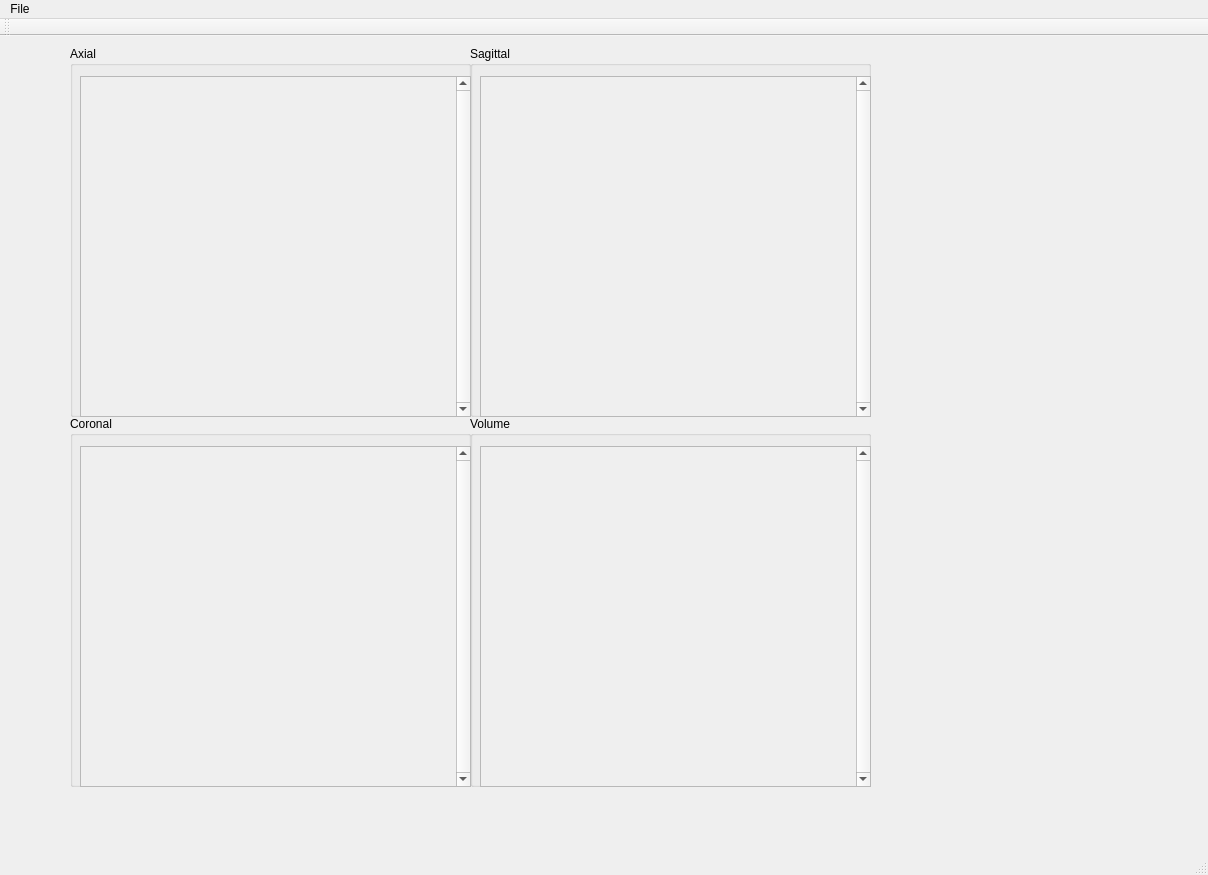
<?xml version="1.0" encoding="UTF-8"?>
<ui version="4.0">
 <class>QtGuiApplication2Class</class>
 <widget class="QMainWindow" name="QtGuiApplication2Class">
  <property name="geometry">
   <rect>
    <x>0</x>
    <y>0</y>
    <width>1208</width>
    <height>875</height>
   </rect>
  </property>
  <property name="windowTitle">
   <string>QtGuiApplication2</string>
  </property>
  <widget class="QWidget" name="centralWidget">
   <widget class="QGroupBox" name="grp_box_axial">
    <property name="geometry">
     <rect>
      <x>70</x>
      <y>10</y>
      <width>401</width>
      <height>371</height>
     </rect>
    </property>
    <property name="title">
     <string>Axial</string>
    </property>
    <widget class="QScrollArea" name="scroll_axial">
     <property name="geometry">
      <rect>
       <x>10</x>
       <y>30</y>
       <width>391</width>
       <height>341</height>
      </rect>
     </property>
     <property name="acceptDrops">
      <bool>false</bool>
     </property>
     <property name="verticalScrollBarPolicy">
      <enum>Qt::ScrollBarAlwaysOn</enum>
     </property>
     <property name="widgetResizable">
      <bool>true</bool>
     </property>
     <widget class="QWidget" name="scrollAreaWidgetContents">
      <property name="geometry">
       <rect>
        <x>0</x>
        <y>0</y>
        <width>372</width>
        <height>339</height>
       </rect>
      </property>
      <widget class="QVTKWidget" name="widget_axial">
       <property name="geometry">
        <rect>
         <x>0</x>
         <y>0</y>
         <width>371</width>
         <height>341</height>
        </rect>
       </property>
      </widget>
     </widget>
    </widget>
   </widget>
   <widget class="QGroupBox" name="grp_box_sagittal">
    <property name="geometry">
     <rect>
      <x>470</x>
      <y>10</y>
      <width>401</width>
      <height>371</height>
     </rect>
    </property>
    <property name="title">
     <string>Sagittal</string>
    </property>
    <widget class="QScrollArea" name="scroll_sagittal">
     <property name="geometry">
      <rect>
       <x>10</x>
       <y>30</y>
       <width>391</width>
       <height>341</height>
      </rect>
     </property>
     <property name="acceptDrops">
      <bool>false</bool>
     </property>
     <property name="verticalScrollBarPolicy">
      <enum>Qt::ScrollBarAlwaysOn</enum>
     </property>
     <property name="widgetResizable">
      <bool>true</bool>
     </property>
     <widget class="QWidget" name="scrollAreaWidgetContents_5">
      <property name="geometry">
       <rect>
        <x>0</x>
        <y>0</y>
        <width>372</width>
        <height>339</height>
       </rect>
      </property>
      <widget class="QVTKWidget" name="widget_sagital">
       <property name="geometry">
        <rect>
         <x>0</x>
         <y>0</y>
         <width>371</width>
         <height>341</height>
        </rect>
       </property>
      </widget>
     </widget>
    </widget>
   </widget>
   <widget class="QGroupBox" name="grp_box_coronal">
    <property name="geometry">
     <rect>
      <x>70</x>
      <y>380</y>
      <width>401</width>
      <height>371</height>
     </rect>
    </property>
    <property name="title">
     <string>Coronal</string>
    </property>
    <widget class="QScrollArea" name="scroll_coronal">
     <property name="geometry">
      <rect>
       <x>10</x>
       <y>30</y>
       <width>391</width>
       <height>341</height>
      </rect>
     </property>
     <property name="acceptDrops">
      <bool>false</bool>
     </property>
     <property name="verticalScrollBarPolicy">
      <enum>Qt::ScrollBarAlwaysOn</enum>
     </property>
     <property name="widgetResizable">
      <bool>true</bool>
     </property>
     <widget class="QWidget" name="scrollAreaWidgetContents_6">
      <property name="geometry">
       <rect>
        <x>0</x>
        <y>0</y>
        <width>372</width>
        <height>339</height>
       </rect>
      </property>
      <widget class="QVTKWidget" name="widget_coronal">
       <property name="geometry">
        <rect>
         <x>0</x>
         <y>0</y>
         <width>371</width>
         <height>341</height>
        </rect>
       </property>
      </widget>
     </widget>
    </widget>
   </widget>
   <widget class="QGroupBox" name="grp_box_volume">
    <property name="geometry">
     <rect>
      <x>470</x>
      <y>380</y>
      <width>401</width>
      <height>371</height>
     </rect>
    </property>
    <property name="title">
     <string>Volume</string>
    </property>
    <widget class="QScrollArea" name="scroll_volume">
     <property name="geometry">
      <rect>
       <x>10</x>
       <y>30</y>
       <width>391</width>
       <height>341</height>
      </rect>
     </property>
     <property name="acceptDrops">
      <bool>false</bool>
     </property>
     <property name="verticalScrollBarPolicy">
      <enum>Qt::ScrollBarAlwaysOn</enum>
     </property>
     <property name="widgetResizable">
      <bool>true</bool>
     </property>
     <widget class="QWidget" name="scrollAreaWidgetContents_7">
      <property name="geometry">
       <rect>
        <x>0</x>
        <y>0</y>
        <width>372</width>
        <height>339</height>
       </rect>
      </property>
      <widget class="QVTKWidget" name="widget_volume">
       <property name="geometry">
        <rect>
         <x>0</x>
         <y>0</y>
         <width>371</width>
         <height>341</height>
        </rect>
       </property>
      </widget>
     </widget>
    </widget>
   </widget>
  </widget>
  <widget class="QMenuBar" name="menuBar">
   <property name="geometry">
    <rect>
     <x>0</x>
     <y>0</y>
     <width>1208</width>
     <height>21</height>
    </rect>
   </property>
   <widget class="QMenu" name="menuOpen">
    <property name="title">
     <string>File</string>
    </property>
    <addaction name="actionOpen_Data_Set"/>
   </widget>
   <addaction name="menuOpen"/>
  </widget>
  <widget class="QToolBar" name="mainToolBar">
   <attribute name="toolBarArea">
    <enum>TopToolBarArea</enum>
   </attribute>
   <attribute name="toolBarBreak">
    <bool>false</bool>
   </attribute>
  </widget>
  <widget class="QStatusBar" name="statusBar"/>
  <action name="actionOpen_Data_Set">
   <property name="text">
    <string>Open</string>
   </property>
  </action>
 </widget>
 <layoutdefault spacing="6" margin="11"/>
 <customwidgets>
  <customwidget>
   <class>QVTKWidget</class>
   <extends>QWidget</extends>
   <header>QVTKWidget.h</header>
  </customwidget>
 </customwidgets>
 <resources>
  <include location="QtGuiApplication2.qrc"/>
 </resources>
 <connections/>
</ui>
